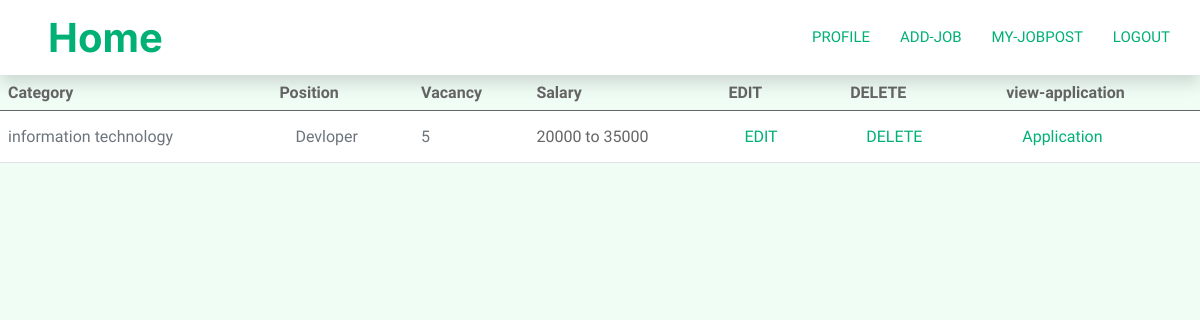
Screenshot of /mypost/ (signed in) with the database file from the repository.
### myapp/models.py (models this page shows, shortened)
class JobPost(models.Model):
    time=(('part-time','Part-time'),('full-time','full-time'))
    cate=(
        ('marketing','Marketing'),
        ('customer service','Customer service'),
        ('human resource','Human resource'),
        ('project management','Project management'),
        ('business devlopment','Business devlopment'),
        ('sales & communication','Seles & communication'),
        ('teaching & education','Teaching & education'),
        ('information technology','Information technology'),
    )
    HR=models.ForeignKey(User,on_delete=models.CASCADE)
    position=models.CharField(max_length=100)
    salary=models.CharField(max_length=100)
    addres=models.TextField(max_length=200)
    categories=models.CharField(max_length=100,choices=cate)
    job_description=models.TextField(max_length=200)
    experience=models.CharField(max_length=50)
    slot=models.IntegerField()
    type=models.CharField(max_length=25,choices=time)
    city=models.CharField(max_length=20)
    time=models.DateField(default=datetime.date.today)

### myapp/views.py (the view)
# urls.py: path('mypost/',views.my_post,name='mypost'),
@login_required(login_url='/login/')
def my_post(request):
    post=JobPost.objects.filter(HR=request.user)
    return render(request,'hr/mypost.html',{'post':post})

### myapp/templates/hr/mypost.html (shortened to what this page needs)
{% extends 'header.html' %}
{% load static %}
{% block content %}
<table class="table align-middle mb-0 bg-white">
    <thead class="bg-light">
      <tr>
        <th>Category</th>
        <th>Position</th>
        <th>Vacancy</th>
        <th>Salary</th>
        <th>EDIT</th>
        <th>DELETE</th>
        <th>view-application</th>
      </tr>
    </thead>
    <tbody>
        {% for post in post %}
      <tr>
        <td>
          <p class="text-muted mb-0">{{post.categories}}</p>
        </td>
        <td>
          <div class="d-flex align-items-center">
            <div class="ms-3">
              <p class="text-muted mb-0">{{post.position}}</p>
            </div>
          </div>
        </td>
        <td>
            <p class="text-muted mb-0">{{post.slot}}</p>
        </td>
        <td>{{post.salary}}</td>
        <td>
            <a href="{% url 'edit-post' post.id %}" class="nav-item nav-link active">EDIT</a>
        </td>
        <td>
            <a href="{% url 'delete' post.id %}" class="nav-item nav-link active">DELETE</a>
        </td>
        <td>
          <a href="{% url 'application' post.id%}" class="nav-item nav-link active">Application</a>
      </td>
      </tr>
      {% endfor %}
    </tbody>
  </table>
{% endblock %}

### myapp/static/css/style.css (style rules this page uses)
:root { --primary: #00B074; --secondary: #2B9BFF; --light: #EFFDF5; --dark: #2B3940; }

### rows the page displays
JobPost: categories "information technology", position "Devloper", slot "5", salary "20000 to 35000"
